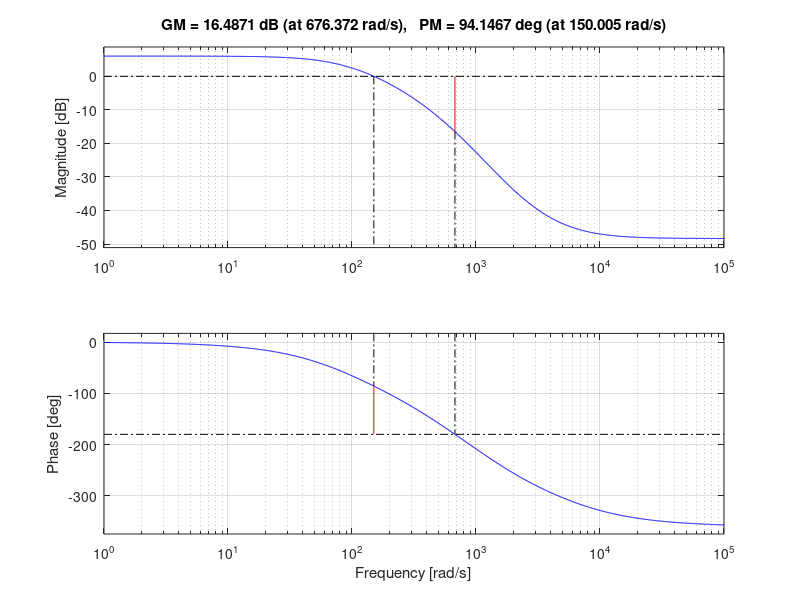
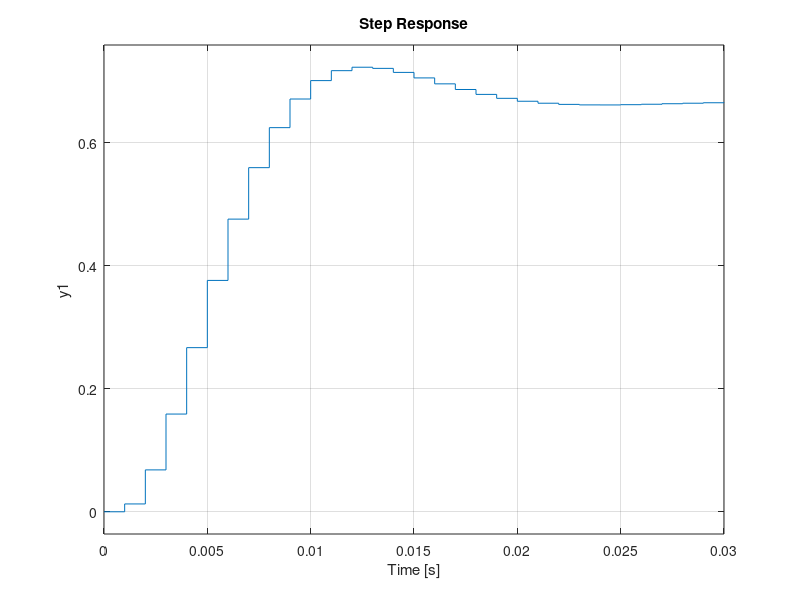

These figures' MATLAB source, in order:
%this code designs the degital system to make the Lead Controller.
clc
clear
close all

%define the motor system from control lab
s = tf('s');
Gp = 2.388E5/(0.002*s^3+3.765*s^2+1621*s+1.194E5);
Ts = 0.001; %1k Hz sampling frequency
sysD = c2d(Gp, Ts, 'ZOH') %convert to digital system 

%find the w transform
K = 1; %let's simplify and go with a K=1 for now
sysw = d2c(K*sysD, 'tustin') %this is actually the w transform.
bode(sysw)
margin(sysw)
grid on

%uncompensated step response
sysD_cl = feedback(K*sysD, 1)
%step response of uncompensated system
figure
step(sysD_cl)
grid on